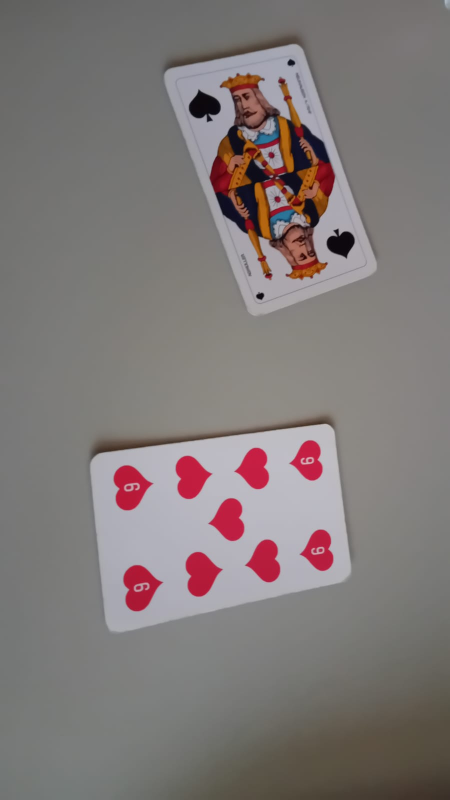
#> input picture data/img1.jpg, 900 x 1600 px (shown at 1/2 size)
$ python -i card_extractor.py   (imports and definitions only)
#> lines starting #> are read from the running program, lines starting #| are printed output that depends on the picture; after the words box and inside, x2 and y2 are one past the last pixel; in counts of white or black regions, pixels touching at a corner belong together
### card.py
import cv2
import numpy as np


class Card():
    def __init__(self, box, image, label=None, confidence=None):
        self.box = box
        self.image = image
        self.label = label
        self.confidence = confidence

    def draw_on(self, img, color=(0, 255, 0), thickness=2):
        pts = self.box.reshape(-1, 1, 2).astype(np.int32)
        cv2.polylines(img, [pts], isClosed=True, color=color, thickness=thickness)

### card_extractor.py
import cv2
import numpy as np

from card import Card


class CardExtractor:
    def __init__(self, file_path, debug=False):
#> called with file_path = 'data/img1.jpg', debug = False
        self.file_path = file_path
        self.img = cv2.imread(file_path)
#> self.img is the input picture: shape (1600, 900, 3); mean B, G, R 120.2, 121.2, 128.4
        self.debug = debug

        if self.img is None:
            raise ValueError(f'Could not read image from {file_path}')

    def _display(self, img, max_dim=1000):
        if not self.debug:
            return
        h, w = img.shape[:2]
        scale = min(max_dim / w, max_dim / h, 1.0)

        new_w = int(w * scale)
        new_h = int(h * scale)

        img = cv2.resize(img, (new_w, new_h))
        cv2.imshow('Displayed Image', img)
        cv2.waitKey(0)
        cv2.destroyAllWindows()

    def _preprocess(self):
        img_gray = cv2.cvtColor(self.img, cv2.COLOR_BGR2GRAY)
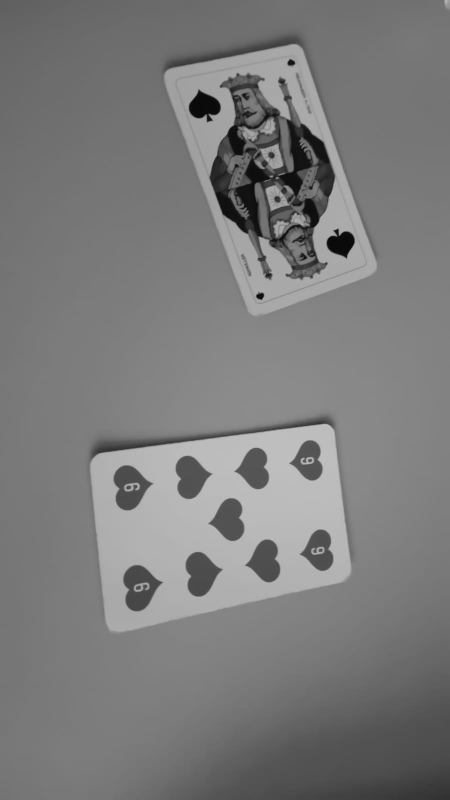
#> img_gray: shape (1600, 900) (shown at 1/2 size); min 1, max 197, mean 123.2
        self._display(img_gray)
        img_blur = cv2.GaussianBlur(img_gray, (7, 7), 0)
        self._display(img_blur)
        img_thresh = cv2.adaptiveThreshold(
            img_blur, 255, cv2.ADAPTIVE_THRESH_GAUSSIAN_C,
            cv2.THRESH_BINARY_INV, 15, 2)
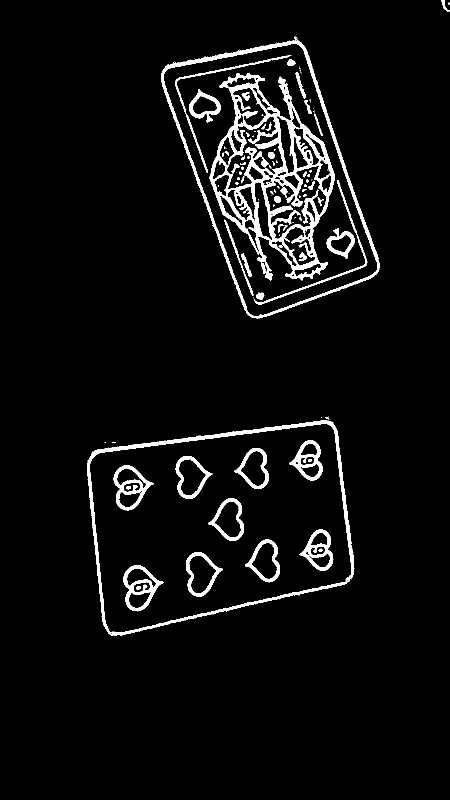
#> img_thresh: shape (1600, 900) (shown at 1/2 size); 4.9% white; 110 white regions (47 under 20 px), largest, box (x1, y1, x2, y2) and area: (419, 146, 670, 561) 25955, (174, 841, 709, 1272) 10083, (322, 73, 759, 637) 9207
        self._display(img_thresh)
        kernel = np.ones((5, 5), np.uint8)
        mask = cv2.morphologyEx(img_thresh, cv2.MORPH_CLOSE, kernel, iterations=2)
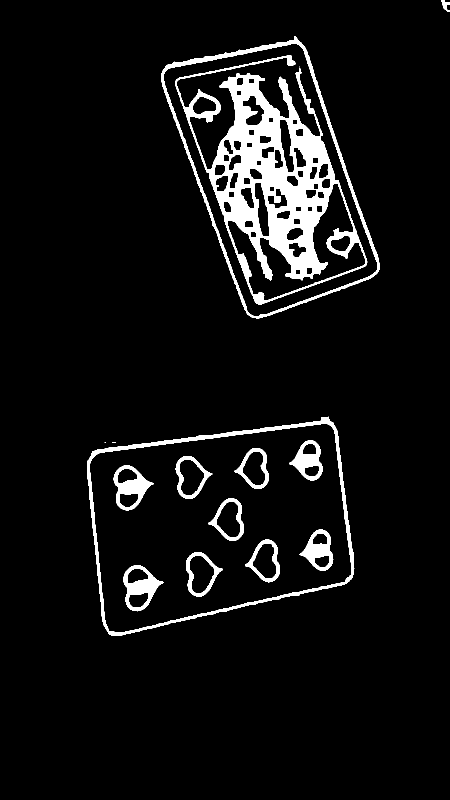
#> mask: shape (1600, 900) (shown at 1/2 size); 6.4% white; 16 white regions (3 under 20 px)
        self._display(mask)
        return mask

    def _extract_boxes(self, mask):
        contours, _ = cv2.findContours(
            mask.copy(), cv2.RETR_EXTERNAL, cv2.CHAIN_APPROX_SIMPLE)
#> contours = 5 contours, 2 with area under 20; largest, box (x1, y1, x2, y2) and area: (174, 833, 709, 1272) 178197, (322, 72, 759, 637) 149987, (883, 0, 900, 24) 166

        h, w = mask.shape[:2]
#> h = 1600; w = 900
        img_area = w * h
#> img_area = 1440000

        min_area = img_area * 0.01
#> min_area = 14400
        max_area = img_area * 0.80
#> max_area = 1152000

        card_boxes = []
        for cnt in contours:
            area = cv2.contourArea(cnt)
            if area > max_area or area < min_area:
                continue

            peri = cv2.arcLength(cnt, True)
            epsilons = [0.01, 0.02, 0.03, 0.05]
            for e in epsilons:
                approx = cv2.approxPolyDP(cnt, e * peri, True)
                if len(approx) == 4:
                    card_boxes.append(approx)
                    break
#> this loop made 5 passes
#> (area, peri, epsilons) on passes 3 to 4: (178197, 1785.5, [0.01, 0.02, 0.03, 0.05]), (149987, 1720.1, [0.01, 0.02, 0.03, 0.05])
#> area on pass 5: 166.5
#> after the loop, card_boxes = 2 contours; box (x1, y1, x2, y2) and area: (185, 833, 696, 1268) 168530, (322, 72, 759, 636) 139266

        img_contours = cv2.cvtColor(mask, cv2.COLOR_GRAY2BGR).copy()
#> img_contours: shape (1600, 900, 3); 6.4% white; 16 white regions (3 under 20 px)
        img_contours = cv2.drawContours(img_contours, card_boxes, -1, (255, 0, 0), 3)
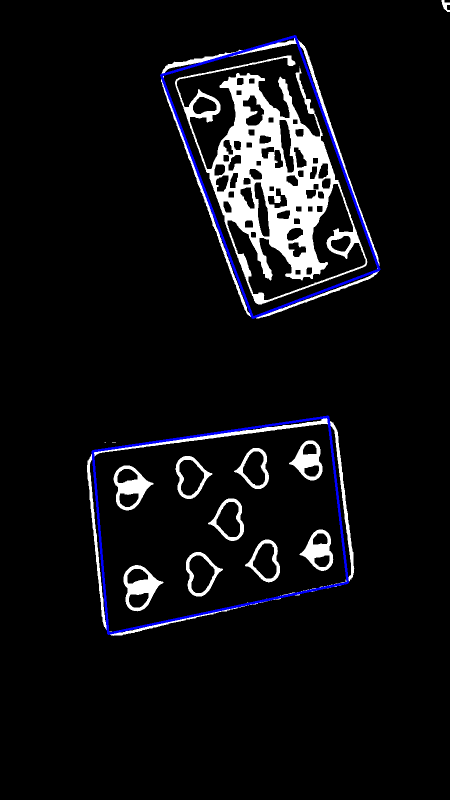
#> img_contours: shape (1600, 900, 3) (shown at 1/2 size); mean of channels 0, 1, 2 18.5, 15.6, 15.6; drawn as B, G, R
        self._display(img_contours)
        return card_boxes

    def get_cards(self) -> list[Card]:
        mask = self._preprocess()
        boxes = self._extract_boxes(mask)
#> boxes has the same summary as card_boxes in _extract_boxes

        card_width = 300
        card_height = 600
        card_pt = np.float32([[0,0], [0,card_height], [card_width,card_height], [card_width,0]])

        cards = []
        for b in boxes:
            b = b.reshape(4, 2).astype(np.float32)

            length_1 = cv2.norm(b[0] - b[1])
            length_2 = cv2.norm(b[1] - b[2])

            if length_1 < length_2:
                b = np.concatenate([b[1:], [b[0]]])

            M = cv2.getPerspectiveTransform(b, card_pt)
            card = cv2.warpPerspective(self.img, M, (card_width,card_height))

            cards.append(Card(box=b, image=card))
#> this loop made 2 passes
#> (length_1, length_2) on passes 1 to 2: (476, 366.3), (279.1, 518.4)
#> pass 1, in get_cards, `card = cv2.warpPerspective(self.img, M, (card_width,card_height))`:
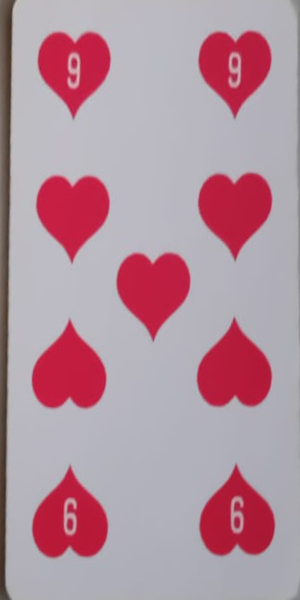
#> card: shape (600, 300, 3); mean B, G, R 158.4, 145.7, 179.5
#> pass 2, in get_cards, `card = cv2.warpPerspective(self.img, M, (card_width,card_height))`:
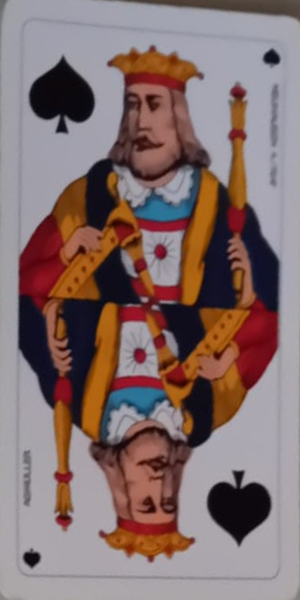
#> card: shape (600, 300, 3); mean B, G, R 109.9, 111.1, 131.9
#> after the loop, cards = 2 items
        return cards

>>> result = CardExtractor('data/img1.jpg').get_cards()
#> result = 2 items

$ run again, on data/img2.jpg
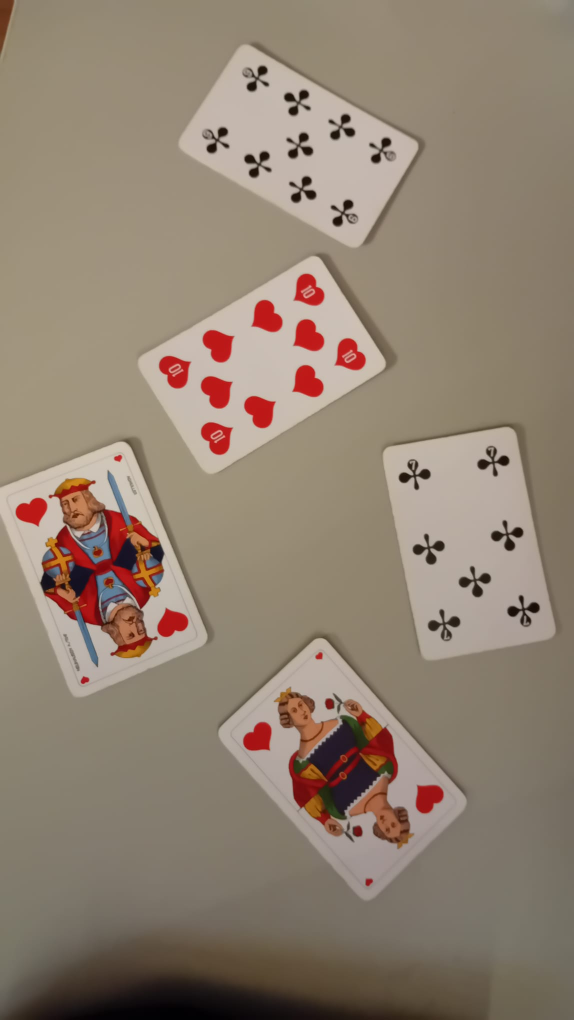
#> input picture data/img2.jpg, 1148 x 2040 px (shown at 1/2 size)
#> in __init__, self.img is the input picture: shape (2040, 1148, 3); mean B, G, R 113.5, 129.2, 144.5
#> img_thresh: shape (2040, 1148); 5.9% white; 232 white regions (132 under 20 px), largest, box (x1, y1, x2, y2) and area: (80, 939, 329, 1335) 23251, (547, 1305, 820, 1692) 15828, (0, 874, 428, 1400) 9417
#> mask: shape (2040, 1148); 7.6% white; 55 white regions (16 under 20 px)
#> contours = 9 contours, 2 with area under 20; largest, box (x1, y1, x2, y2) and area: (432, 1269, 939, 1807) 141162, (760, 847, 1122, 1327) 126934, (271, 506, 794, 954) 126841, (351, 83, 850, 501) 113200, (12, 905, 396, 1374) 104271, (0, 874, 428, 1400) 9392, (0, 0, 38, 124) 1708
#> the loop in _extract_boxes, `for cnt in contours:` made 9 passes
#> (area, peri) on passes 2, 3, 5, 6, 8: (141161.5, 1597.7), (104271, 1432.3), (126934, 1525.8), (126841, 1558.4), (113199.5, 1483.8)
#> after the loop in _extract_boxes, `for cnt in contours:`: card_boxes = 5 contours; box (x1, y1, x2, y2) and area: (432, 1270, 939, 1807) 129036, (762, 847, 1119, 1324) 118766, (275, 509, 793, 953) 116102, (352, 86, 848, 498) 103538, (12, 905, 396, 1374) 100719
#> in _extract_boxes, `img_contours = cv2.drawContours(img_contours, card_boxes, -1, (255, 0,..`:
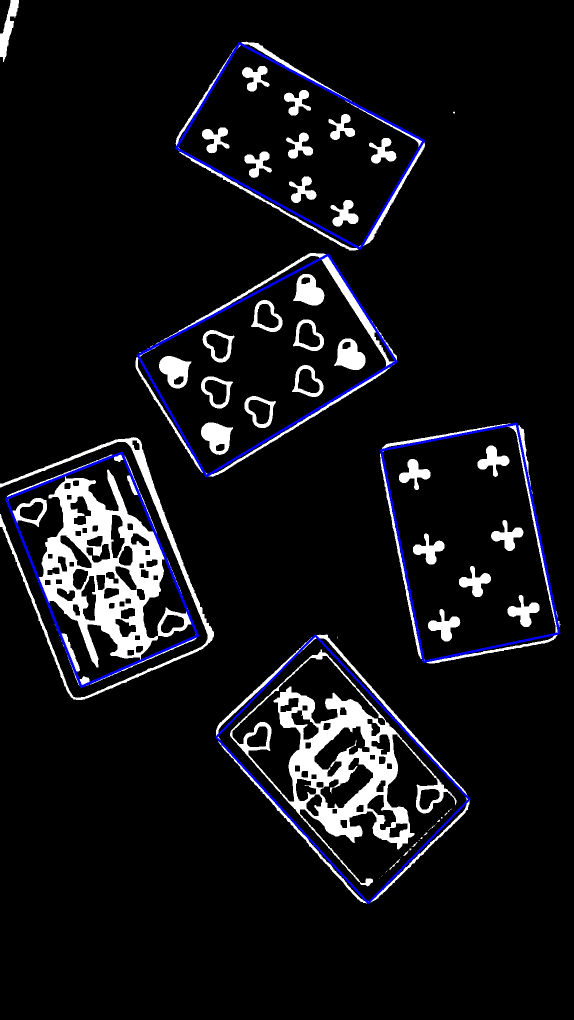
#> img_contours: shape (2040, 1148, 3) (shown at 1/2 size); mean of channels 0, 1, 2 21.9, 18.3, 18.3; drawn as B, G, R
#> boxes has the same summary as card_boxes in _extract_boxes
#> the loop in get_cards, `for b in boxes:` made 5 passes
#> (length_1, length_2) on passes 1 to 5: (284.3, 450.2), (248.6, 404.8), (276.1, 431.5), (430.8, 278.1), (244.9, 419.3)
#> after the loop in get_cards, `for b in boxes:`:
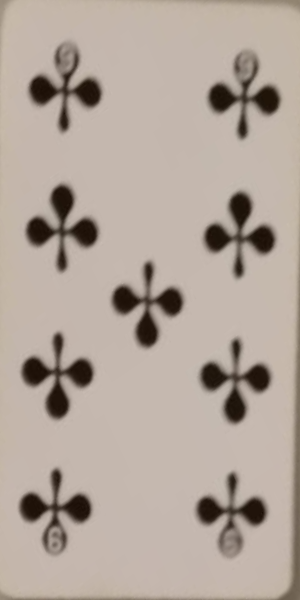
#> card: shape (600, 300, 3); mean B, G, R 155.9, 165.8, 178.8
#> after the loop in get_cards, `for b in boxes:`: cards = 5 items

$ run again, on data/img3.jpg
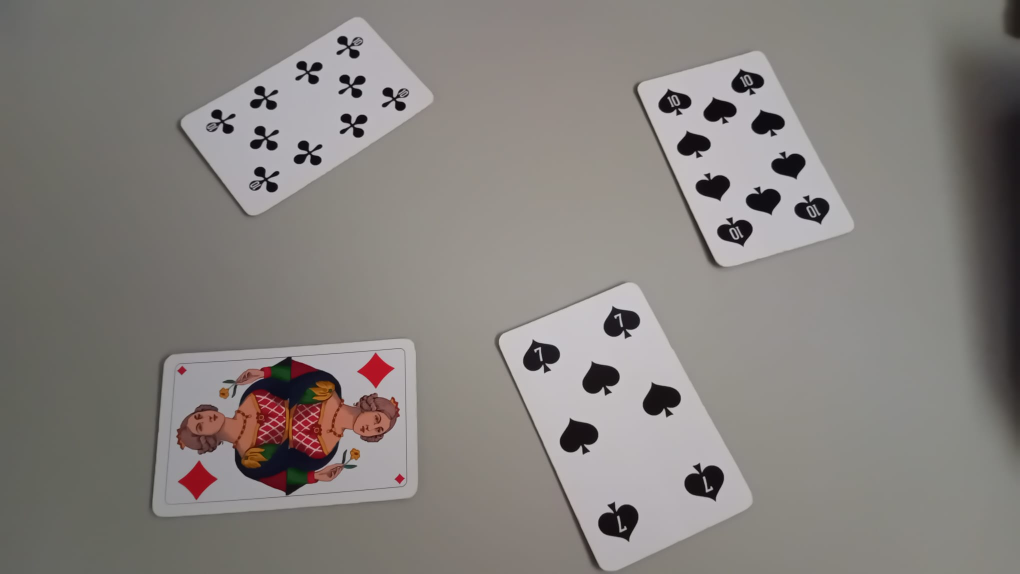
#> input picture data/img3.jpg, 2040 x 1148 px (shown at 1/2 size)
#> in __init__, self.img is the input picture: shape (1148, 2040, 3); mean B, G, R 125.6, 129, 133.6
#> img_thresh: shape (1148, 2040); 4.7% white; 126 white regions (39 under 20 px), largest, box (x1, y1, x2, y2) and area: (329, 695, 816, 1010) 20448, (989, 560, 1511, 1148) 9457, (298, 672, 842, 1039) 9166
#> mask: shape (1148, 2040); 5.7% white; 36 white regions (2 under 20 px)
#> contours = 7 contours, 1 with area under 20; largest, box (x1, y1, x2, y2) and area: (298, 672, 842, 1039) 175182, (989, 560, 1511, 1148) 174984, (1267, 96, 1714, 539) 118706, (354, 29, 873, 436) 109392, (2010, 54, 2040, 77) 198, (2009, 19, 2017, 44) 40
#> the loop in _extract_boxes, `for cnt in contours:` made 7 passes
#> (area, peri) on passes 1, 2, 3, 6: (175182.5, 1730.5), (174984.5, 1821.8), (118706.5, 1484.9), (109392, 1437.9)
#> after the loop in _extract_boxes, `for cnt in contours:`: card_boxes = 4 contours; box (x1, y1, x2, y2) and area: (989, 560, 1511, 1148) 162958, (301, 684, 833, 1026) 160710, (1267, 96, 1713, 539) 107618, (355, 32, 871, 432) 98440
#> in _extract_boxes, `img_contours = cv2.drawContours(img_contours, card_boxes, -1, (255, 0,..`:
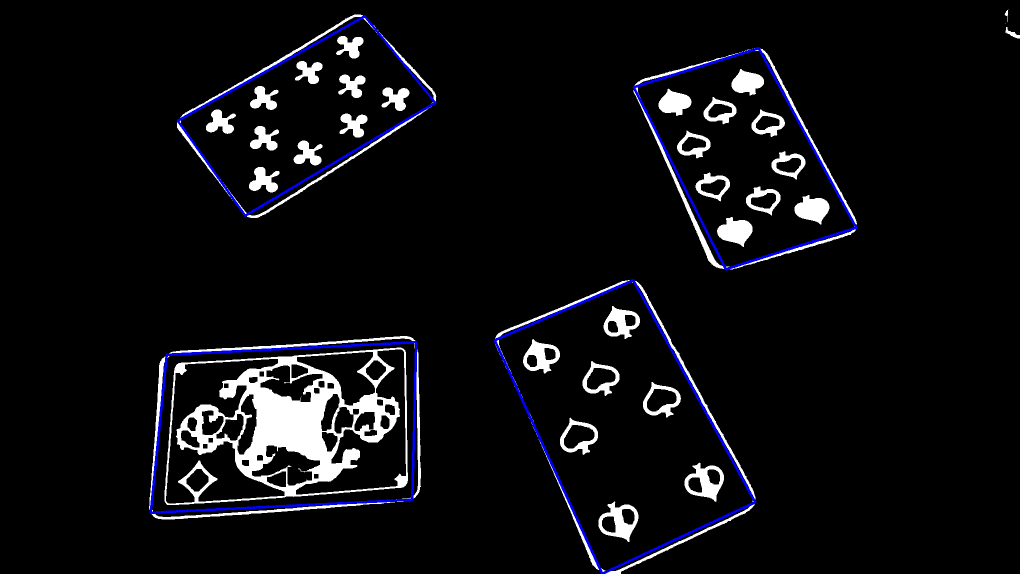
#> img_contours: shape (1148, 2040, 3) (shown at 1/2 size); mean of channels 0, 1, 2 17.1, 13.8, 13.8; drawn as B, G, R
#> boxes has the same summary as card_boxes in _extract_boxes
#> the loop in get_cards, `for b in boxes:` made 4 passes
#> (length_1, length_2) on passes 1 to 4: (499.6, 317.6), (301.9, 514.1), (261.9, 407.9), (428.4, 233.1)
#> after the loop in get_cards, `for b in boxes:`:
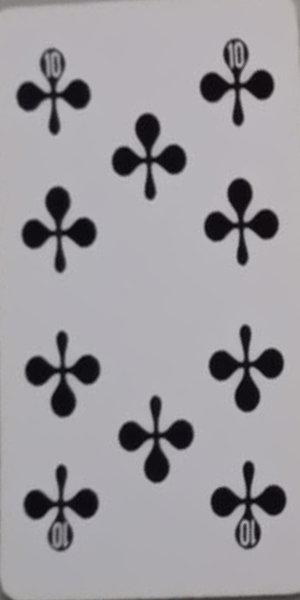
#> card: shape (600, 300, 3); mean B, G, R 160.2, 155.4, 158.4
#> after the loop in get_cards, `for b in boxes:`: cards = 4 items
